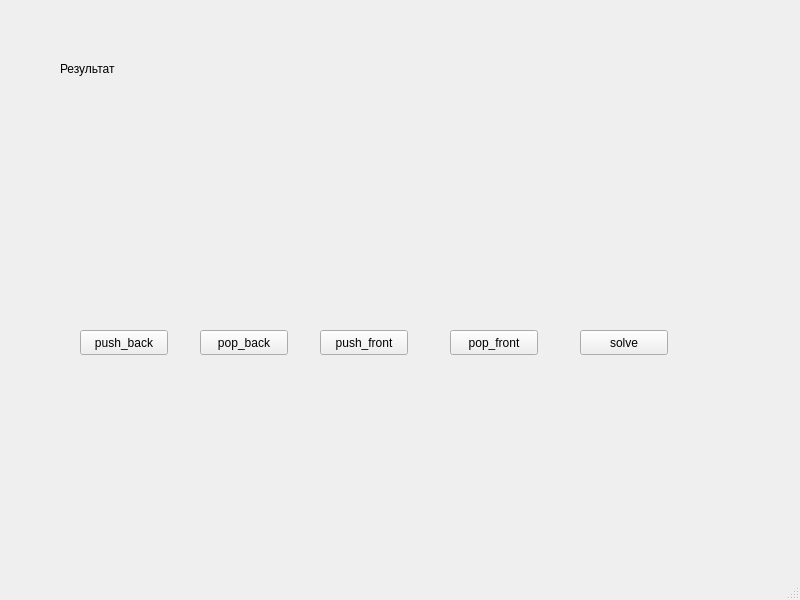
<?xml version="1.0" encoding="UTF-8"?>
<ui version="4.0">
 <class>MainWindow</class>
 <widget class="QMainWindow" name="MainWindow">
  <property name="geometry">
   <rect>
    <x>0</x>
    <y>0</y>
    <width>800</width>
    <height>600</height>
   </rect>
  </property>
  <property name="windowTitle">
   <string>MainWindow</string>
  </property>
  <widget class="QWidget" name="centralwidget">
   <widget class="QPushButton" name="pushButton">
    <property name="geometry">
     <rect>
      <x>80</x>
      <y>330</y>
      <width>88</width>
      <height>25</height>
     </rect>
    </property>
    <property name="text">
     <string>push_back</string>
    </property>
   </widget>
   <widget class="QPushButton" name="pushButton_2">
    <property name="geometry">
     <rect>
      <x>200</x>
      <y>330</y>
      <width>88</width>
      <height>25</height>
     </rect>
    </property>
    <property name="text">
     <string>pop_back</string>
    </property>
   </widget>
   <widget class="QPushButton" name="pushButton_3">
    <property name="geometry">
     <rect>
      <x>320</x>
      <y>330</y>
      <width>88</width>
      <height>25</height>
     </rect>
    </property>
    <property name="text">
     <string>push_front</string>
    </property>
   </widget>
   <widget class="QPushButton" name="pushButton_4">
    <property name="geometry">
     <rect>
      <x>450</x>
      <y>330</y>
      <width>88</width>
      <height>25</height>
     </rect>
    </property>
    <property name="text">
     <string>pop_front</string>
    </property>
   </widget>
   <widget class="QPushButton" name="pushButton_5">
    <property name="geometry">
     <rect>
      <x>580</x>
      <y>330</y>
      <width>88</width>
      <height>25</height>
     </rect>
    </property>
    <property name="text">
     <string>solve</string>
    </property>
   </widget>
   <widget class="QLabel" name="label">
    <property name="geometry">
     <rect>
      <x>60</x>
      <y>60</y>
      <width>101</width>
      <height>17</height>
     </rect>
    </property>
    <property name="text">
     <string>Результат</string>
    </property>
   </widget>
   <widget class="QLabel" name="label_6">
    <property name="geometry">
     <rect>
      <x>70</x>
      <y>110</y>
      <width>611</width>
      <height>201</height>
     </rect>
    </property>
    <property name="text">
     <string/>
    </property>
   </widget>
  </widget>
  <widget class="QMenuBar" name="menubar">
   <property name="geometry">
    <rect>
     <x>0</x>
     <y>0</y>
     <width>800</width>
     <height>22</height>
    </rect>
   </property>
  </widget>
  <widget class="QStatusBar" name="statusbar"/>
 </widget>
 <resources/>
 <connections/>
</ui>
